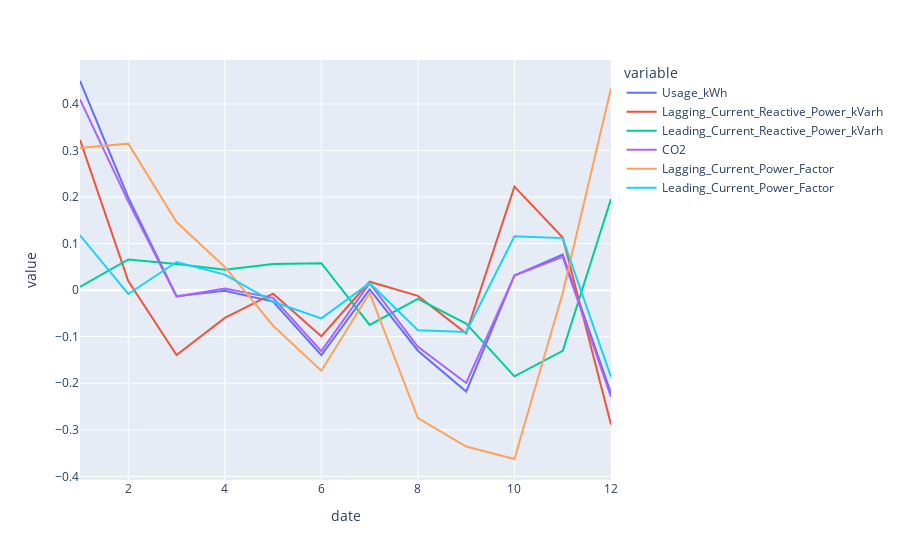

The code cell stored with this chart in its notebook:
### Code cell
# plotly monthly average values against month of df_num
import plotly.express as px

df_temp = df_num.copy()

df_temp = df_temp.groupby(df_temp.index.month).mean()

px.line(df_temp)

### Figure 1 — Plotly figure (JSON) as saved in the notebook; plotly's stock layout.template omitted (floating-point values rounded to 4 significant figures)
{"data": [{"hovertemplate": "variable=Usage_kWh<br>date=%{x}<br>value=%{y}<extra></extra>", "legendgroup": "Usage_kWh", "line": {"color": "#636efa", "dash": "solid"}, "marker": {"symbol": "circle"}, "mode": "lines", "name": "Usage_kWh", "orientation": "v", "showlegend": true, "type": "scatter", "x": [1, 2, 3, 4, 5, 6, 7, 8, 9, 10, 11, 12], "xaxis": "x", "y": [0.4495, 0.1989, -0.01279, -0.001084, -0.02456, -0.1398, 0.001718, -0.1301, -0.2179, 0.03177, 0.07624, -0.2217], "yaxis": "y"}, {"hovertemplate": "variable=Lagging_Current_Reactive_Power_kVarh<br>date=%{x}<br>value=%{y}<extra></extra>", "legendgroup": "Lagging_Current_Reactive_Power_kVarh", "line": {"color": "#EF553B", "dash": "solid"}, "marker": {"symbol": "circle"}, "mode": "lines", "name": "Lagging_Current_Reactive_Power_kVarh", "orientation": "v", "showlegend": true, "type": "scatter", "x": [1, 2, 3, 4, 5, 6, 7, 8, 9, 10, 11, 12], "xaxis": "x", "y": [0.3229, 0.01949, -0.1396, -0.0597, -0.007469, -0.09898, 0.01819, -0.01215, -0.09253, 0.2226, 0.1133, -0.2886], "yaxis": "y"}, {"hovertemplate": "variable=Leading_Current_Reactive_Power_kVarh<br>date=%{x}<br>value=%{y}<extra></extra>", "legendgroup": "Leading_Current_Reactive_Power_kVarh", "line": {"color": "#00cc96", "dash": "solid"}, "marker": {"symbol": "circle"}, "mode": "lines", "name": "Leading_Current_Reactive_Power_kVarh", "orientation": "v", "showlegend": true, "type": "scatter", "x": [1, 2, 3, 4, 5, 6, 7, 8, 9, 10, 11, 12], "xaxis": "x", "y": [0.007054, 0.06607, 0.05621, 0.04409, 0.05633, 0.05798, -0.07477, -0.01856, -0.0716, -0.1851, -0.1305, 0.196], "yaxis": "y"}, {"hovertemplate": "variable=CO2<br>date=%{x}<br>value=%{y}<extra></extra>", "legendgroup": "CO2", "line": {"color": "#ab63fa", "dash": "solid"}, "marker": {"symbol": "circle"}, "mode": "lines", "name": "CO2", "orientation": "v", "showlegend": true, "type": "scatter", "x": [1, 2, 3, 4, 5, 6, 7, 8, 9, 10, 11, 12], "xaxis": "x", "y": [0.4097, 0.1903, -0.01365, 0.003443, -0.01636, -0.1309, 0.01506, -0.1218, -0.1993, 0.0315, 0.07159, -0.2294], "yaxis": "y"}, {"hovertemplate": "variable=Lagging_Current_Power_Factor<br>date=%{x}<br>value=%{y}<extra></extra>", "legendgroup": "Lagging_Current_Power_Factor", "line": {"color": "#FFA15A", "dash": "solid"}, "marker": {"symbol": "circle"}, "mode": "lines", "name": "Lagging_Current_Power_Factor", "orientation": "v", "showlegend": true, "type": "scatter", "x": [1, 2, 3, 4, 5, 6, 7, 8, 9, 10, 11, 12], "xaxis": "x", "y": [0.3056, 0.3148, 0.1463, 0.04995, -0.07642, -0.1729, -0.005982, -0.2748, -0.336, -0.3627, -0.005849, 0.4335], "yaxis": "y"}, {"hovertemplate": "variable=Leading_Current_Power_Factor<br>date=%{x}<br>value=%{y}<extra></extra>", "legendgroup": "Leading_Current_Power_Factor", "line": {"color": "#19d3f3", "dash": "solid"}, "marker": {"symbol": "circle"}, "mode": "lines", "name": "Leading_Current_Power_Factor", "orientation": "v", "showlegend": true, "type": "scatter", "x": [1, 2, 3, 4, 5, 6, 7, 8, 9, 10, 11, 12], "xaxis": "x", "y": [0.1179, -0.008152, 0.06064, 0.03341, -0.02489, -0.06069, 0.01516, -0.08611, -0.08961, 0.1157, 0.1119, -0.1862], "yaxis": "y"}], "layout": {"legend": {"title": {"text": "variable"}, "tracegroupgap": 0}, "margin": {"t": 60}, "xaxis": {"anchor": "y", "domain": [0, 1], "title": {"text": "date"}}, "yaxis": {"anchor": "x", "domain": [0, 1], "title": {"text": "value"}}}}
